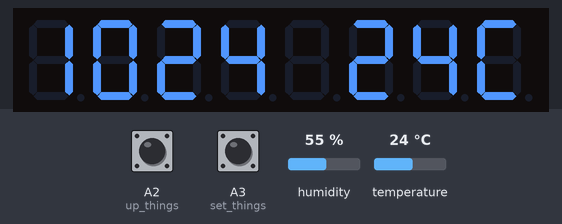
Simulated run of this sketch. Board: Arduino Uno, built with avr-gcc and run on an emulated ATmega328P. On the bench: 8-digit seven-segment display. The test bench sets the inputs (shaded band); at power-on: temperature 24 °C, A2 (up_things) LOW, A3 (set_things) LOW, humidity 55 %. The local clock reads 2024-03-15 10:24:30 at power-on unless the sketch sets it.

Above: at 1.2 s.
1.3 s: temperature set to 12 °C
At 3.3 s:
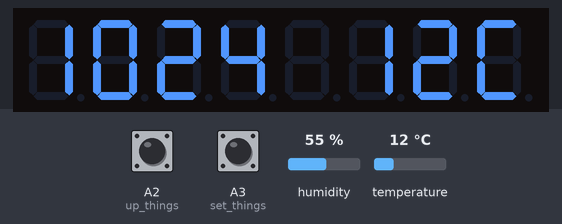
4.5 s: A2 (up_things) pulled HIGH for 0.15 s
At 5.3 s:
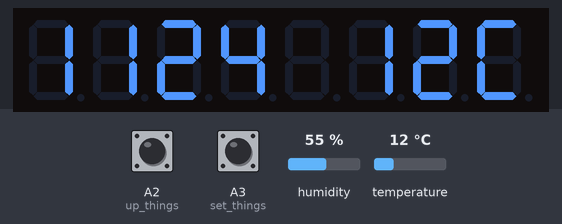
6.5 s: A3 (set_things) pulled HIGH for 0.15 s
At 8.1 s:
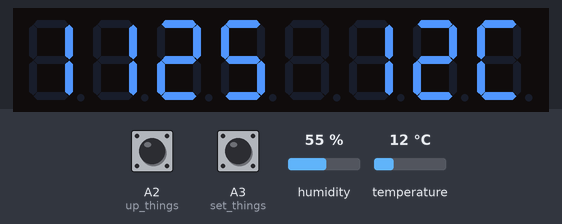
8.5 s: A2 (up_things) pulled HIGH for 1 s
At 10.5 s:
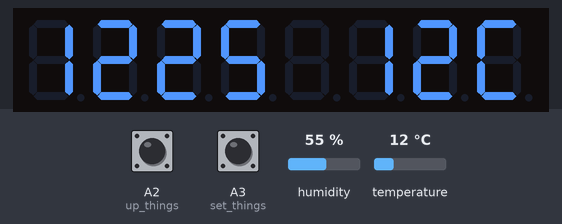
11.5 s: A3 (set_things) pulled HIGH for 1 s
14.5 s: temperature set to 19 °C
At 15.3 s:
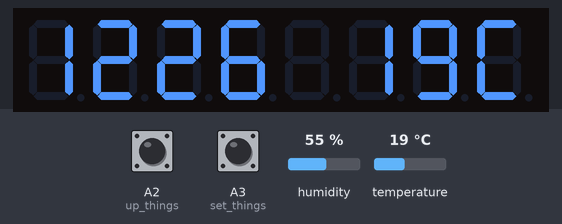
Timing chart, 0 to 17.5 s (numbered marks = the images above; inputs shaded):
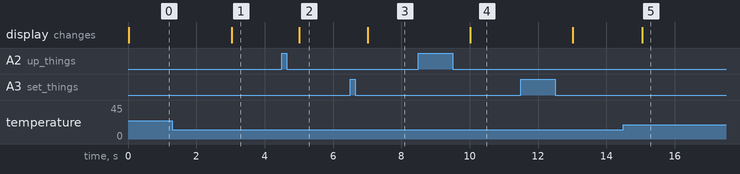

The sketch:

ALADEOGO1test.ino
```cpp
#include <Wire.h>
#include <RTC.h>

static DS1307 RTC;
#include "SevSeg.h"
SevSeg sevseg; //Instantiate a seven segment controller object

#include "DHT.h"
#define DHTPIN 0
#define DHTTYPE DHT11
DHT dht(DHTPIN, DHTTYPE);

unsigned long set_times = millis(), timer = millis(), blink_time = millis(), up_times = millis();
int set_things = A3, up_things = A2, which_one = 0, UP = 0, pressed = 0;
bool bt = true;
String dh, hr, mi;
char testStrings[8], char_array[9];
String SDIGIT;

void setup() {
  RTC.begin();

  dht.begin();

  byte numDigits = 8;
  byte digitPins[] = {8, 9, 10, 11, 12, 13, A0, A1};
  byte segmentPins[] = {1, 2, 3, 4, 5, 6, 7};
  bool resistorsOnSegments = false; // 'false' means resistors are on digit pins
  byte hardwareConfig = COMMON_CATHODE; // See README.md for options
  bool updateWithDelays = false; // Default 'false' is Recommended
  bool leadingZeros = false; // Use 'true' if you'd like to keep the leading zeros
  bool disableDecPoint = true; // Use 'true' if your decimal point doesn't exist or isn't connected

  sevseg.begin(hardwareConfig, numDigits, digitPins, segmentPins, resistorsOnSegments,
               updateWithDelays, leadingZeros, disableDecPoint);
  sevseg.setBrightness(90);

  pinMode(set_things, INPUT);
  pinMode(up_things, INPUT);
}

void loop() {

  if (millis() > timer) {
    timer = millis() + 1000;
    getAndDisplay();
    SDIGIT = hr + mi + dh + "C";
    SDIGIT.toCharArray(char_array, 9);
    strcpy(testStrings, char_array);
    sevseg.setChars(testStrings);
  }
  sevseg.refreshDisplay();
  if (digitalRead(up_things) == HIGH) {
    pressed = 0;
    while (digitalRead(up_things) == HIGH) {
      if (digitalRead(set_things) == HIGH) {
        while (digitalRead(set_things) == HIGH) {
          sevseg.refreshDisplay();
        }
        pressed = 1;
        UP = RTC.getHours() - 1;
        if (UP < 0) {
          UP = 23;
        }
        RTC.setHours(UP);
      }
      if (millis() > timer) {
        timer = millis() + 1000;
        getAndDisplay();
        SDIGIT = hr + mi + dh + "C";
        SDIGIT.toCharArray(char_array, 9);
        strcpy(testStrings, char_array);
        sevseg.setChars(testStrings);
      }
      sevseg.refreshDisplay();
    }
    if (pressed == 0) {
      UP = RTC.getHours() + 1;
      if (UP > 23) {
        UP = 0;
      }
      RTC.setHours(UP);
    }
  }
  if (digitalRead(set_things) == HIGH) {
    pressed = 0;
    while (digitalRead(set_things) == HIGH) {
      if (digitalRead(up_things) == HIGH) {
        while (digitalRead(up_things) == HIGH) {
          sevseg.refreshDisplay();
        }
        pressed = 1;
        UP = RTC.getMinutes() - 1;
        if (UP < 0) {
          UP = 59;
        }
        RTC.setMinutes(UP);
      }
      if (millis() > timer) {
        timer = millis() + 1000;
        getAndDisplay();
        SDIGIT = hr + mi + dh + "C";
        SDIGIT.toCharArray(char_array, 9);
        strcpy(testStrings, char_array);
        sevseg.setChars(testStrings);
      }
      sevseg.refreshDisplay();
    }
    if (pressed == 0) {
      UP = RTC.getMinutes() + 1;
      if (UP > 59) {
        UP = 0;
      }
      RTC.setMinutes(UP);
    }
  }
}


void getAndDisplay() {
  int ddd = dht.readTemperature();
  dh = String (ddd);
  hr = String (RTC.getHours());
  mi = String (RTC.getMinutes());
  if (dh == "0") {
    dh = "   ";
  }
  else if (dh.toInt() < 10) {
    dh = "  " + dh;
  }
  else if (dh.toInt() < 100) {
    dh = " " + dh;
  }
  if (hr == "0") {
    hr = "00";
  }
  else if (hr.toInt() < 10) {
    hr = "0" + hr;
  }
  if (mi == "0") {
    mi = "00";
  }
  else if (mi.toInt() < 10) {
    mi = "0" + mi;
  }
}
```

Measured:
- after the input at 1.3 s, the display: changes after 1.7 s (image 1)
- after the input at 4.5 s, the display: changes after 0.51 s (image 2)
- after the input at 6.5 s, the display: changes after 0.51 s (image 3)
- after the input at 8.5 s, the display: changes after 1.5 s (image 4)
- after the input at 14.5 s, the display: changes after 0.54 s (image 5)
